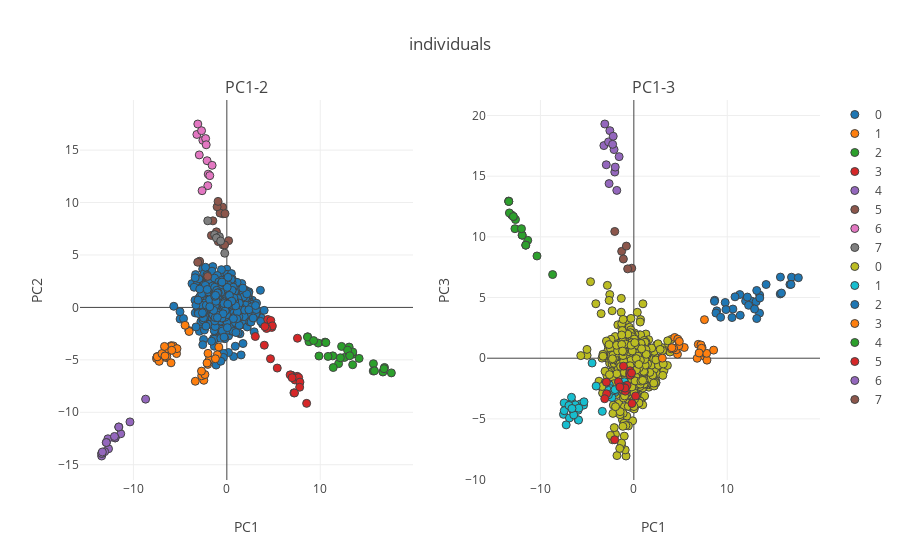

Notebook cell for this chart:
### Markdown cell above
> ii. Compare average vectors across windows using PCA again.

### Code cell
n_comp= 3

subsel= list(np.random.choice(list(range(window_muts.shape[0])),890,replace= False))

data= scale(window_muts[subsel])
pca = PCA(n_components=n_comp, whiten=False,svd_solver='randomized')
features = pca.fit_transform(data)

var_comps= pca.explained_variance_ratio_

####

from sklearn.cluster import MeanShift, estimate_bandwidth
bandwidth = estimate_bandwidth(features, quantile=0.3, n_samples=features.shape[0])

ms = MeanShift(bandwidth=bandwidth, bin_seeding=False)
ms.fit(features)
labels = ms.labels_
'''

###

from sklearn.cluster import KMeans
kmeans = KMeans(n_clusters=2, random_state=0).fit(features)
labels= kmeans.labels_
'''
###
zlib= {
    z: [x for x in range(len(labels)) if labels[x] == z] for z in list(set(labels))
}

zlib= {z:g for z,g in zlib.items() if len(g) > 1}

titles= ['PC1-2','PC1-3']
fig_subplots = tools.make_subplots(rows= 1, cols=2,
                             subplot_titles=tuple(titles))

for col in range(1,3):
    fig_data= [go.Scatter(
            x= features[zlib[i],0],
            y= features[zlib[i],col],
            mode= "markers",
            marker= {
            'line': {'width': 1},
            'size': 8,
            'symbol': 'circle',
          "opacity": 1
          },
          name= str(i)
        ) for i in list(zlib.keys())]
    
    for trace1 in fig_data:
        fig_subplots.append_trace(trace1, 1, col)
    
    fig_subplots.update_xaxes(title= 'PC1')

    fig_subplots.update_yaxes(title= 'PC' + str(col + 1),row=1, col=col)


layout = go.Layout(
    title= 'mutation profile PCA'
)


fig = go.Figure(data=fig_subplots, layout=layout)
fig['layout'].update(title= 'individuals')
iplot(fig)

### Figure 1 — Plotly figure (JSON) as saved in the notebook; plotly's stock layout.template omitted (floating-point values rounded to 4 significant figures; data arrays with more than 128 entries replaced by an {"elided": "..."} marker saying what was removed)
{"data": [{"marker": {"line": {"width": 1}, "opacity": 1, "size": 8, "symbol": "circle"}, "mode": "markers", "name": "0", "type": "scatter", "uid": "8cddfabe-650e-45fc-90ad-e5d3fc60b019", "x": {"elided": "748 float values"}, "xaxis": "x", "y": {"elided": "748 float values"}, "yaxis": "y"}, {"marker": {"line": {"width": 1}, "opacity": 1, "size": 8, "symbol": "circle"}, "mode": "markers", "name": "1", "type": "scatter", "uid": "b36cd462-c5da-4657-815e-0100625b5d52", "x": [-2.625, -0.8599, -4.036, -5.963, -6.451, -2.461, -5.727, -5.919, -6.608, -1.889, -7.532, -6.515, -1.018, -7.243, -5.384, -5.972, -7.46, -2.693, -2.047, -2.348, -7.45, -6.892, -6.279, -2.713, -5.337, -6.945, -5.895, -6.432, -4.469, -6.676, -1.225, -3.374, -2.121, -2.015, -6.621], "xaxis": "x", "y": [-6.294, -3.775, -2.295, -3.65, -4.179, -6.95, -3.668, -3.71, -3.854, -4.974, -4.873, -4.779, -4.516, -5.142, -4.401, -5.283, -4.688, -6.523, -5.434, -6.402, -4.706, -4.444, -4.176, -6.075, -3.925, -4.395, -4.087, -4.67, -1.703, -3.72, -4.894, -7.041, -5.3, -4.378, -4.629], "yaxis": "y"}, {"marker": {"line": {"width": 1}, "opacity": 1, "size": 8, "symbol": "circle"}, "mode": "markers", "name": "2", "type": "scatter", "uid": "7b176e21-3c40-4ed1-9986-8c1518efa802", "x": [15.69, 11.34, 15.67, 9.779, 13.47, 15.8, 8.876, 12.58, 13.45, 11.96, 10.51, 13.15, 8.654, 14.16, 16.88, 10.6, 9.862, 17.61, 11.39, 13.09, 16.71, 8.79, 8.632, 13.48, 16.82, 12.28, 9.291, 10.83, 12.92, 13.15, 12.15], "xaxis": "x", "y": [-5.366, -4.62, -6.066, -3.402, -5.465, -6.048, -3.226, -4.773, -4.463, -5.361, -3.309, -4.513, -2.799, -4.862, -5.725, -3.355, -4.636, -6.245, -5.732, -3.78, -6.159, -3.268, -2.827, -4.255, -5.842, -3.719, -3.166, -4.672, -4.073, -4.612, -4.802], "yaxis": "y"}, {"marker": {"line": {"width": 1}, "opacity": 1, "size": 8, "symbol": "circle"}, "mode": "markers", "name": "3", "type": "scatter", "uid": "432f401c-47bf-415b-948c-ce74269d67a5", "x": [4.671, 4.539, 7.298, 4.377, 7.529, 7.689, 7.827, 4.704, 6.9, 3.051, 6.778, 5.396, 7.56, 4.01, 7.182, 7.794, 7.244, 4.805, 4.871, 6.987, 4.254, 4.072, 8.541], "xaxis": "x", "y": [-4.895, -1.473, -6.92, -1.147, -6.573, -6.682, -7.125, -1.246, -6.454, -2.772, -6.432, -5.782, -2.939, -3.602, -8.148, -7.61, -8.155, -1.91, -1.758, -6.702, -2.009, -1.828, -9.149], "yaxis": "y"}, {"marker": {"line": {"width": 1}, "opacity": 1, "size": 8, "symbol": "circle"}, "mode": "markers", "name": "4", "type": "scatter", "uid": "936c151a-8f4d-46f2-beb6-5d2c75867e26", "x": [-12.67, -13.4, -11.36, -10.37, -12.73, -13.39, -11.57, -13.08, -8.695, -13.39, -12.9, -11.57, -11.95, -11.95, -13.32, -12.9, -12.03], "xaxis": "x", "y": [-13.48, -14.17, -12.05, -10.92, -12.53, -13.92, -11.4, -13.75, -8.748, -13.92, -12.88, -11.4, -12.44, -12.44, -13.79, -12.88, -12.31], "yaxis": "y"}, {"marker": {"line": {"width": 1}, "opacity": 1, "size": 8, "symbol": "circle"}, "mode": "markers", "name": "5", "type": "scatter", "uid": "120f2162-21f1-4cca-b50d-518dd5957a8e", "x": [-2.937, -2.052, -0.4121, -0.9133, -0.4576, -0.3917, -0.7264, -2.916, 0.1876, -3.117, -0.2411, -1.649, -1.041, -0.1975, -0.9366, -1.494, -1.111], "xaxis": "x", "y": [4.341, 2.955, 8.926, 6.275, 9.561, 5.946, 8.996, 4.402, 6.363, 4.306, 5.959, 6.864, 9.596, 8.943, 10.11, 8.256, 7.204], "yaxis": "y"}, {"marker": {"line": {"width": 1}, "opacity": 1, "size": 8, "symbol": "circle"}, "mode": "markers", "name": "6", "type": "scatter", "uid": "ba979a83-a73a-4f0d-883c-b15af6c92f8f", "x": [-3.107, -2.04, -3.206, -1.992, -2.116, -2.566, -1.826, -2.65, -1.577, -2.707, -2.95, -2.269, -2.208], "xaxis": "x", "y": [17.49, 11.61, 16.49, 12.71, 13.99, 15.93, 12.57, 11.13, 13.55, 16.85, 14.54, 16.1, 15.51], "yaxis": "y"}, {"marker": {"line": {"width": 1}, "opacity": 1, "size": 8, "symbol": "circle"}, "mode": "markers", "name": "7", "type": "scatter", "uid": "0a9c4eb7-f2b1-4628-9842-c8ad81503048", "x": [-1.303, -0.2235, -0.7992, -2.043, -1.119, -0.6618], "xaxis": "x", "y": [6.939, 5.169, 6.747, 8.261, 6.626, 6.332], "yaxis": "y"}, {"marker": {"line": {"width": 1}, "opacity": 1, "size": 8, "symbol": "circle"}, "mode": "markers", "name": "0", "type": "scatter", "uid": "a907ac5c-c1ae-4cf4-a4ab-c738bcf4affe", "x": {"elided": "748 float values"}, "xaxis": "x2", "y": {"elided": "748 float values"}, "yaxis": "y2"}, {"marker": {"line": {"width": 1}, "opacity": 1, "size": 8, "symbol": "circle"}, "mode": "markers", "name": "1", "type": "scatter", "uid": "3b1be952-ba2c-4f6c-b0db-9900c476ea2a", "x": [-2.625, -0.8599, -4.036, -5.963, -6.451, -2.461, -5.727, -5.919, -6.608, -1.889, -7.532, -6.515, -1.018, -7.243, -5.384, -5.972, -7.46, -2.693, -2.047, -2.348, -7.45, -6.892, -6.279, -2.713, -5.337, -6.945, -5.895, -6.432, -4.469, -6.676, -1.225, -3.374, -2.121, -2.015, -6.621], "xaxis": "x2", "y": [-2.188, -2.344, -2.297, -5.071, -3.781, -2.518, -3.773, -5.098, -3.636, -2.623, -4.626, -4.307, -1.939, -5.493, -3.868, -4.295, -3.685, -2.661, -2.832, -3.244, -4.325, -4.923, -3.844, -3.017, -3.593, -3.896, -4.119, -4.671, -0.395, -3.223, -2.302, -4.38, -2.672, -2.589, -4.142], "yaxis": "y2"}, {"marker": {"line": {"width": 1}, "opacity": 1, "size": 8, "symbol": "circle"}, "mode": "markers", "name": "2", "type": "scatter", "uid": "9ee7fd28-1ba0-4ccd-bb48-49bfb7b8e618", "x": [15.69, 11.34, 15.67, 9.779, 13.47, 15.8, 8.876, 12.58, 13.45, 11.96, 10.51, 13.15, 8.654, 14.16, 16.88, 10.6, 9.862, 17.61, 11.39, 13.09, 16.71, 8.79, 8.632, 13.48, 16.82, 12.28, 9.291, 10.83, 12.92, 13.15, 12.15], "xaxis": "x2", "y": [6.685, 5.246, 5.295, 4.592, 5.2, 5.368, 3.901, 4.713, 3.714, 4.71, 3.35, 3.269, 4.775, 6.075, 6.674, 4.05, 4.008, 6.636, 3.539, 4.662, 6.081, 3.723, 4.687, 4.962, 6.083, 4.363, 3.376, 5.061, 4.056, 5.582, 5.04], "yaxis": "y2"}, {"marker": {"line": {"width": 1}, "opacity": 1, "size": 8, "symbol": "circle"}, "mode": "markers", "name": "3", "type": "scatter", "uid": "8dc26ac3-d2cf-412c-8542-0bfbdab28c62", "x": [4.671, 4.539, 7.298, 4.377, 7.529, 7.689, 7.827, 4.704, 6.9, 3.051, 6.778, 5.396, 7.56, 4.01, 7.182, 7.794, 7.244, 4.805, 4.871, 6.987, 4.254, 4.072, 8.541], "xaxis": "x2", "y": [0.3278, 0.695, 0.8802, 1.711, 0.1753, 0.3867, -0.1578, 1.572, 1.142, 0.006442, -0.004447, 0.8844, 3.176, 0.7673, 1.091, 0.4031, 0.8201, 1.016, 1.384, 0.4309, 0.8305, 0.8638, 0.6675], "yaxis": "y2"}, {"marker": {"line": {"width": 1}, "opacity": 1, "size": 8, "symbol": "circle"}, "mode": "markers", "name": "4", "type": "scatter", "uid": "b3b8f3aa-8788-4bfe-be05-6ddb5c5114f5", "x": [-12.67, -13.4, -11.36, -10.37, -12.73, -13.39, -11.57, -13.08, -8.695, -13.39, -12.9, -11.57, -11.95, -11.95, -13.32, -12.9, -12.03], "xaxis": "x2", "y": [11.43, 12.95, 9.715, 8.425, 10.67, 12.92, 9.319, 11.8, 6.894, 12.92, 11.68, 9.319, 10.14, 10.14, 11.97, 11.68, 10.67], "yaxis": "y2"}, {"marker": {"line": {"width": 1}, "opacity": 1, "size": 8, "symbol": "circle"}, "mode": "markers", "name": "5", "type": "scatter", "uid": "bedf93e9-ede2-4f72-ac8b-4a2bf02fa28e", "x": [-2.937, -2.052, -0.4121, -0.9133, -0.4576, -0.3917, -0.7264, -2.916, 0.1876, -3.117, -0.2411, -1.649, -1.041, -0.1975, -0.9366, -1.494, -1.111], "xaxis": "x2", "y": [-1.974, -6.718, -1.032, -2.716, -1.253, -1.402, -2.232, -2.936, -3.11, -3.34, -1.215, -1.95, -2.418, -3.731, -2.464, -2.371, -0.6523], "yaxis": "y2"}, {"marker": {"line": {"width": 1}, "opacity": 1, "size": 8, "symbol": "circle"}, "mode": "markers", "name": "6", "type": "scatter", "uid": "e098b9f9-ae5b-4acc-8e1e-45af22b5ecac", "x": [-3.107, -2.04, -3.206, -1.992, -2.116, -2.566, -1.826, -2.65, -1.577, -2.707, -2.95, -2.269, -2.208], "xaxis": "x2", "y": [19.3, 15.34, 17.52, 15.75, 17.19, 18.75, 13.83, 14.39, 16.61, 17.83, 15.94, 17.63, 18.29], "yaxis": "y2"}, {"marker": {"line": {"width": 1}, "opacity": 1, "size": 8, "symbol": "circle"}, "mode": "markers", "name": "7", "type": "scatter", "uid": "f5425160-c85a-4e59-ae5f-418c54d36222", "x": [-1.303, -0.2235, -0.7992, -2.043, -1.119, -0.6618], "xaxis": "x2", "y": [8.806, 7.418, 9.241, 10.45, 8.177, 7.362], "yaxis": "y2"}], "layout": {"annotations": [{"font": {"size": 16}, "showarrow": false, "text": "PC1-2", "x": 0.225, "xanchor": "center", "xref": "paper", "y": 1, "yanchor": "bottom", "yref": "paper"}, {"font": {"size": 16}, "showarrow": false, "text": "PC1-3", "x": 0.775, "xanchor": "center", "xref": "paper", "y": 1, "yanchor": "bottom", "yref": "paper"}], "title": {"text": "individuals"}, "xaxis": {"anchor": "y", "domain": [0, 0.45], "title": {"text": "PC1"}}, "xaxis2": {"anchor": "y2", "domain": [0.55, 1], "title": {"text": "PC1"}}, "yaxis": {"anchor": "x", "domain": [0, 1], "title": {"text": "PC2"}}, "yaxis2": {"anchor": "x2", "domain": [0, 1], "title": {"text": "PC3"}}}}
